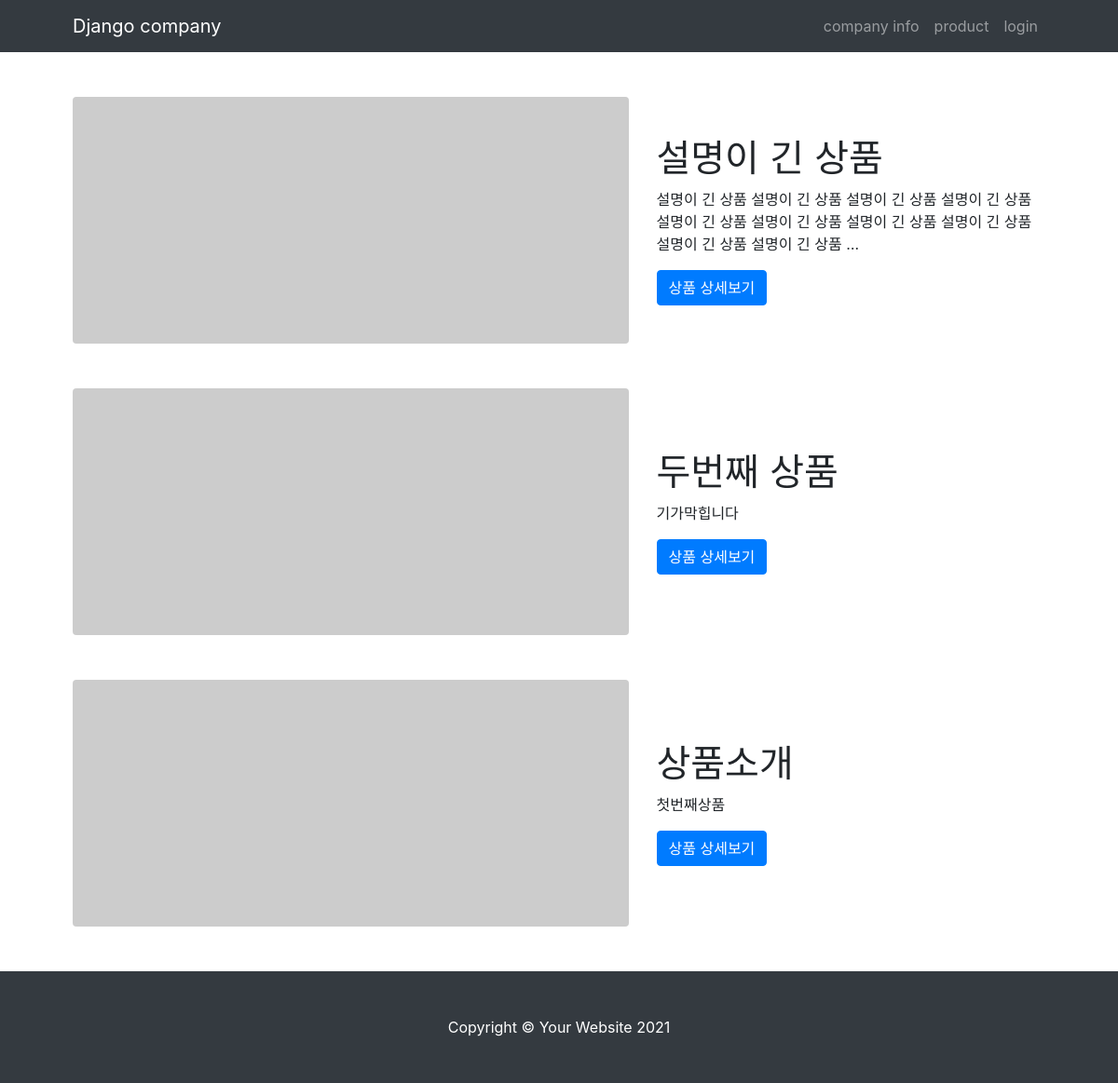
The page /mysite/ on the database its author committed.
### mysite/models.py (models this page shows, shortened)
class MainContent(models.Model):
    title = models.CharField(max_length=200)
    content = models.TextField()
    pub_date = models.DateTimeField('date published')

### mysite/views.py (the view)
# urls.py: urlpatterns = [ path('', views.index),
def index(request):
    content_list = MainContent.objects.order_by('-pub_date')
    context = {'content_list': content_list}
    return render(request, 'mysite/content_list.html', context)

### templates/mysite/content_list.html
{% extends 'base.html' %} {%block content%}
{% if content_list %} {% for content in content_list %}
<div class="container px-4 px-lg-5">
  <div class="row gx-4 gx-lg-5 align-items-center my-5">
    <div class="col-lg-7">
      <img
        class="img-fluid rounded mb-4 mb-lg-0"
        src="https://dummyimage.com/900x400/dee2e6/6c757d.jpg"
        alt="..."
      />
    </div>
    <div class="col-lg-5">
      <h1 class="font-weight-light">{{content.title}}</h1>
      <p>{{content.content | truncatewords:30}}</p>
      <a class="btn btn-primary" href="{%url 'detail' content.id%}"
        >상품 상세보기</a
      >
    </div>
  </div>
</div>
{% endfor %}{% else %}
<p>content가 없습니다.</p>
{% endif %} {%endblock%}

### rows shown on the page
MainContent: title "설명이 긴 상품", content "설명이 긴 상품 설명이 긴 상품 설명이 긴 상품 설명이 긴 상품 설명이 긴 상품 설명이 긴 상품 설명이 긴 상품 설명이 긴 상품 설명이 긴 상품 설명이 긴 상품 …"
MainContent: title "두번째 상품", content "기가막힙니다"
MainContent: title "상품소개", content "첫번째상품"
